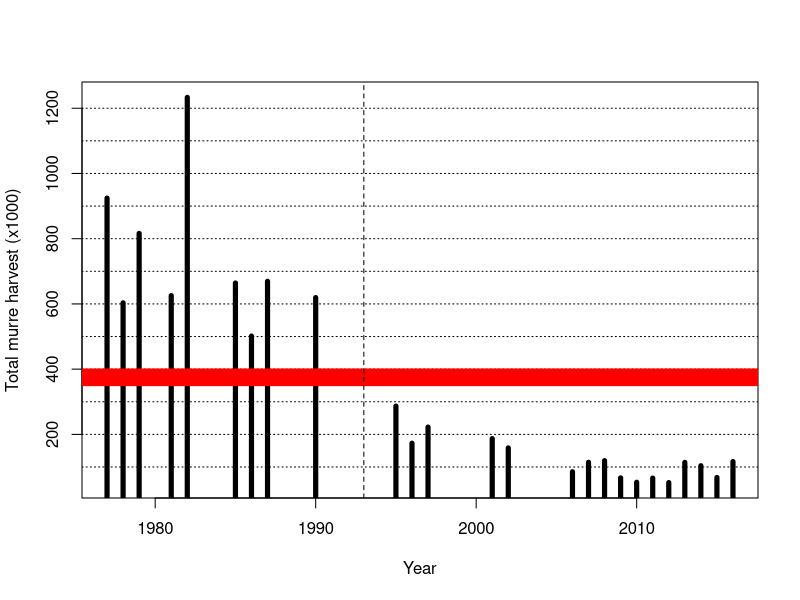
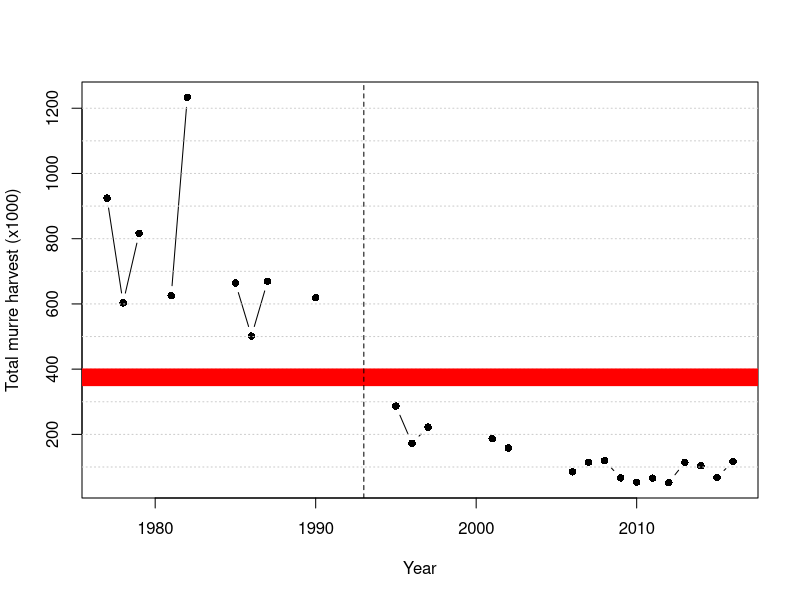
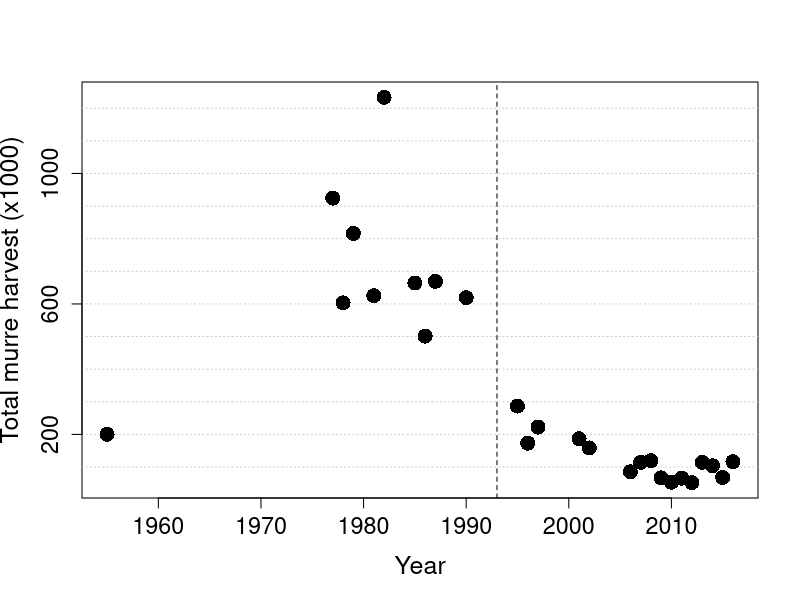
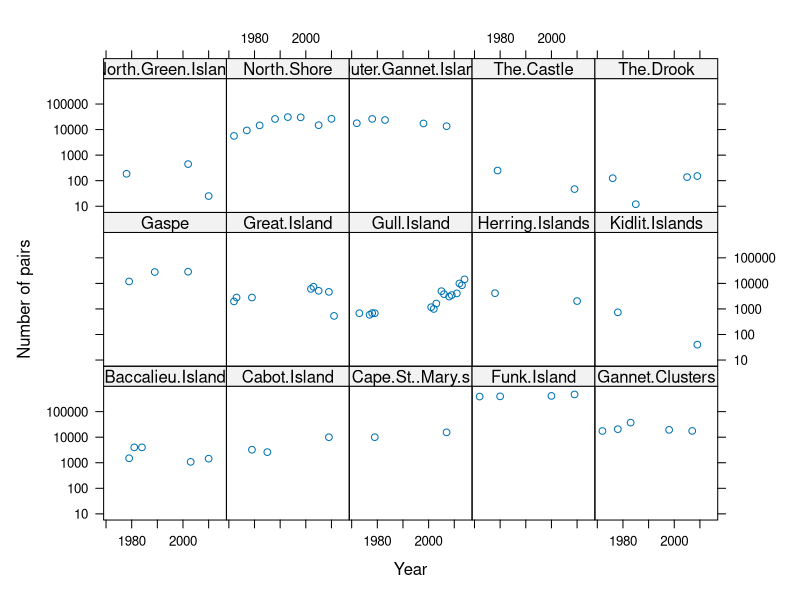

Write the R code that produced these figures, in order.


total_harvest_t <- c(49467, 44362, 66970, 63430, 50352, 94849)
total_harvest_c <- c(16401, 7829, 47140, 40373, 17515, 21717)


total_harvest <- total_harvest_t + total_harvest_c
total_harvest


th <- c(924392, 603265, 816261, NA, 625274, 1233189, NA, NA, 664101, 501424, 669282, NA, NA, 619356, NA, NA, NA, NA, 286856, 172909, 222383, NA, NA, NA, 186927, 158372, NA, NA, NA, 85420, 114311, 119427, 66585, 53283)

th <- c(th, total_harvest)

length(th) + 1976

year <- 1977:2016

length(th)
length(year)

plot(x = year, y = th/1000, 
     ylab = "Total murre harvest (x1000)", xlab = "Year",
     type = "h", lwd = 5)
abline(h=seq(100, 1200, 100), lty = 3)
abline(h=375, lty = 1, col = "red", lwd = 17)
abline(v=1993, lty =2)

plot(x = year, y = th/1000, 
     ylab = "Total murre harvest (x1000)", xlab = "Year",
     type = "b", lwd = 1, pch = 16
     )
abline(h=seq(100, 1200, 100), lty = 3, col = 'grey80')
abline(h=375, lty = 1, col = "red", lwd = 17)
abline(v=1993, lty =2)


allth <- c(200000, rep(NA, 21), th)
allyear <-  seq_along(allth) + 1954

plot(x = allyear, y = allth/1000, 
     ylab = list("Total murre harvest (x1000)", cex = 1.5), 
     xlab = list("Year", cex = 1.5),
     type = "p", lwd = 1, pch = 16, cex = 2,
    # xlim = c(1954, 1991),
    xaxt = 'n', yaxt = 'n'
)
abline(h=seq(100, 1200, 100), lty = 3, col = 'grey80')
abline(v=1993, lty =2)
points(x = allyear, y = allth/1000, pch = 16, cex =2)
axis(1, at = seq(1960, 2010, 10), labels = seq(1960, 2010, 10), cex.axis = 1.4)
axis(2, at = seq(200,1000, 400), labels = seq(200,1000, 400), cex.axis = 1.4)

##############################################
#COMU trend figure
###############################################

library(tidyr)
library(dplyr)
library(plyr)

setwd("C:\\Users\\robertsong\\Documents\\seabirds\\murres\\harvest\\2015 assessment")

COMU <- read.csv("COMU trends NL.csv", header = TRUE)

COMU

COMU <- COMU %>% gather(COMU, "Count", -Year)

names(COMU)[2] <- "Colony"

COMU
library(lattice)

xyplot(log10(Count) ~ Year|Colony, data = subset(COMU, Year > 1971 & Colony != "The.Doughboy"), type = c("p"),
       ylab = "Number of pairs",
       scales=list(y=list(labels=c(1, 10, 100, 1000, 10000, "100000"))))

str(COMU)
